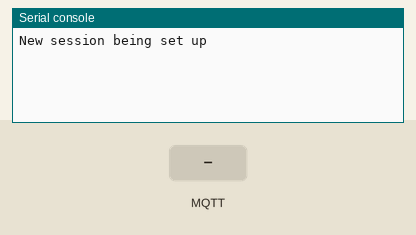
Simulated run of this program. Board: MicroPython board. On the bench: the last lines printed to the serial console. The test bench sets the inputs (shaded band). No MQTT or app messages arrive unless stated.

Above: at 1.3 s.
1.4 s: MQTT message "1" arrives on the first subscribed topic
At 2.6 s:
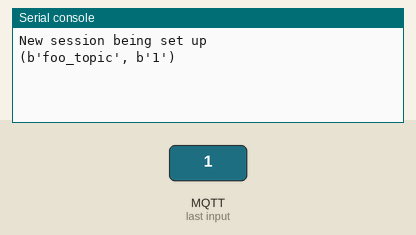
2.9 s: MQTT message "on" arrives on the first subscribed topic
At 3.7 s:
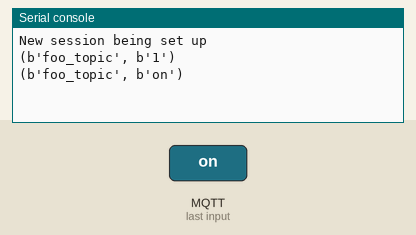
4.4 s: MQTT message "off" arrives on the first subscribed topic
At 4.9 s:
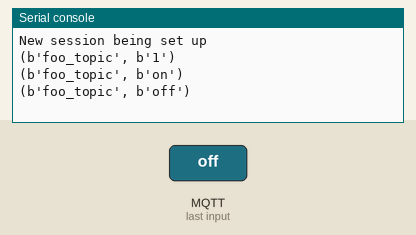

Measured:
- after the input at 1.4 s, the serial console: prints a new line at once (image 1)
- after the input at 2.9 s, the serial console: prints a new line at once (image 2)
- after the input at 4.4 s, the serial console: prints a new line at once (image 3)

The program:

example_sub_robust.py
```python
from umqtt.robust import MQTTClient


def sub_cb(topic, msg):
    print((topic, msg))


c = MQTTClient("umqtt_client", "localhost")
# Print diagnostic messages when retries/reconnects happens
c.DEBUG = True
c.set_callback(sub_cb)
# Connect to server, requesting not to clean session for this
# client. If there was no existing session (False return value
# from connect() method), we perform the initial setup of client
# session - subscribe to needed topics. Afterwards, these
# subscriptions will be stored server-side, and will be persistent,
# (as we use clean_session=False).
#
# There can be a problem when a session for a given client exists,
# but doesn't have subscriptions a particular application expects.
# In this case, a session needs to be cleaned first.
#
# In an actual application, it's up to its developer how to
# manage these issues. One extreme is to have external "provisioning"
# phase, where initial session setup, and any further management of
# a session, is done by external tools. This allows to save resources
# on a small embedded device. Another extreme is to have an application
# to perform auto-setup (e.g., clean session, then re-create session
# on each restart). This example shows mid-line between these 2
# approaches, where initial setup of session is done by application,
# but if anything goes wrong, there's an external tool to clean session.
if not c.connect(clean_session=False):
    print("New session being set up")
    c.subscribe(b"foo_topic")

while 1:
    c.wait_msg()

c.disconnect()
```
